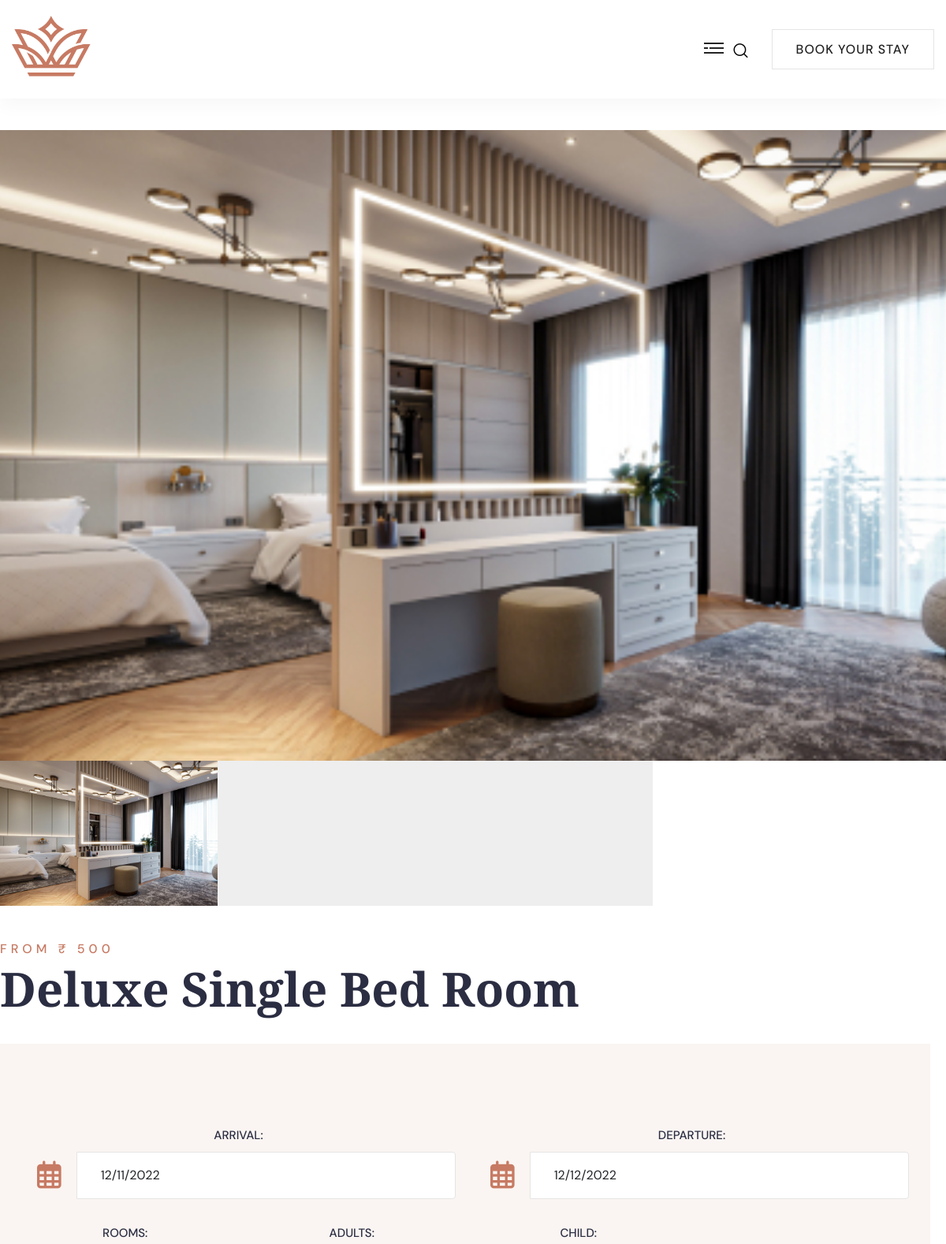
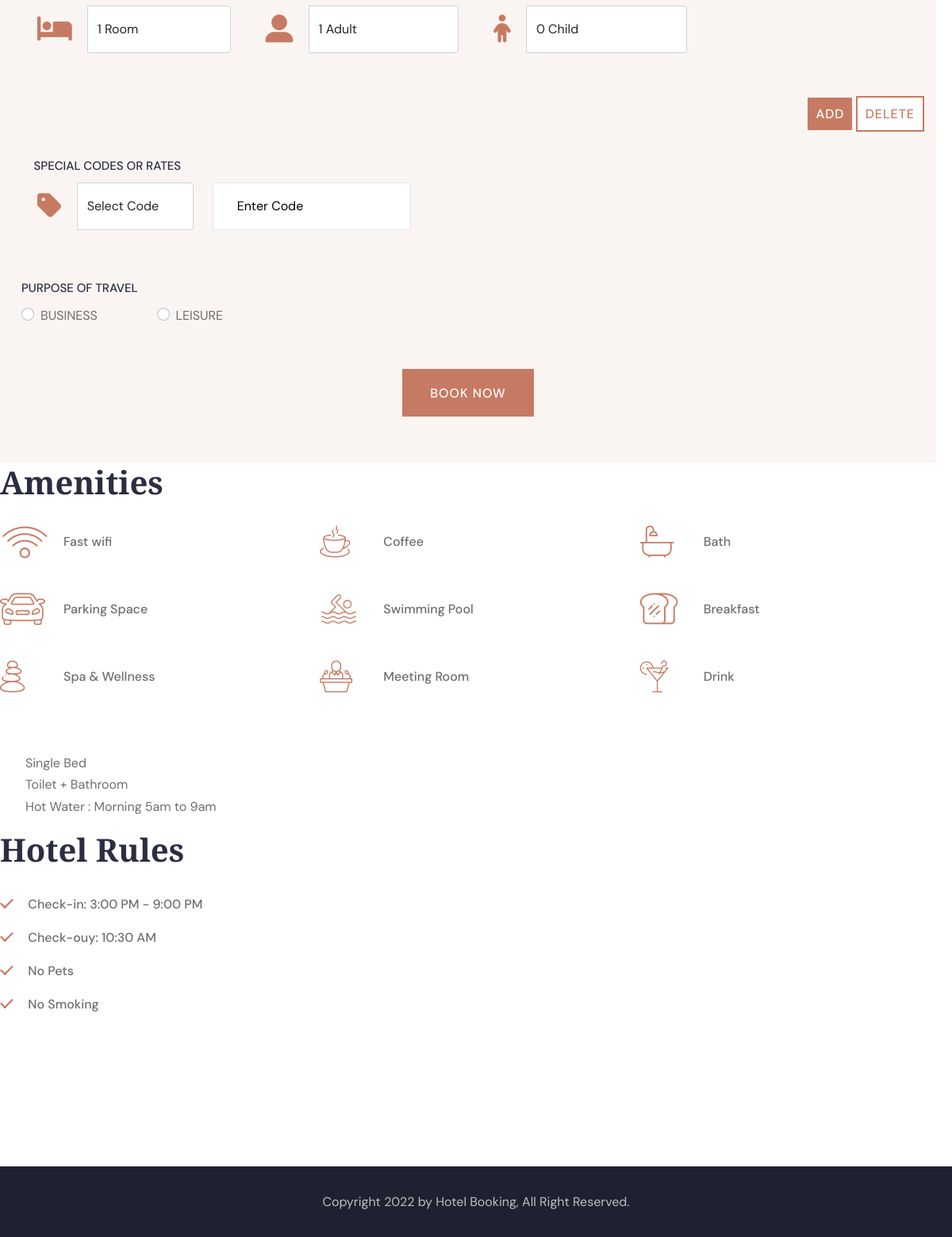
The app's page /room-details/4 with its own data (2 pictures, top to bottom).
### tables this page shows
CREATE TABLE `ldg_rooms` (
  `roomId` int(11) NOT NULL,
  `roomNumber` varchar(50) NOT NULL,
  `roomSizeId` int(11) NOT NULL COMMENT 'FK : ldg_room_sizes',
  `floorId` tinyint(4) NOT NULL COMMENT 'FK : ldg_floor',
  `images` text NOT NULL,
  `no_of_rooms` int(11) NOT NULL DEFAULT '1',
  `no_of_adults` int(10) NOT NULL,
  `no_of_childs` int(10) NOT NULL,
  `isDeleted` tinyint(4) NOT NULL DEFAULT '0',
  `createdBy` int(11) NOT NULL DEFAULT '0',
  `createdDtm` datetime NOT NULL,
  `updatedBy` int(11) DEFAULT NULL,
  `updatedDtm` datetime DEFAULT NULL
);

CREATE TABLE `ldg_room_base_fare` (
  `bfId` bigint(20) NOT NULL,
  `sizeId` int(11) NOT NULL,
  `baseFareHour` double NOT NULL,
  `baseFareDay` double NOT NULL,
  `serviceTax` double NOT NULL,
  `serviceCharge` double NOT NULL,
  `fareTotal` double NOT NULL,
  `isDeleted` tinyint(4) NOT NULL DEFAULT '0',
  `createdBy` int(11) NOT NULL,
  `createdDtm` datetime NOT NULL,
  `updatedBy` int(11) DEFAULT NULL,
  `updatedDtm` datetime DEFAULT NULL
);

CREATE TABLE `ldg_room_sizes` (
  `sizeId` int(11) NOT NULL,
  `sizeTitle` varchar(512) NOT NULL,
  `sizeDescription` text NOT NULL,
  `isDeleted` tinyint(4) NOT NULL DEFAULT '0',
  `createdBy` int(11) NOT NULL DEFAULT '0',
  `createdDtm` datetime NOT NULL,
  `updatedBy` int(11) DEFAULT NULL,
  `updatedDtm` datetime DEFAULT NULL
);

### application/views/room_details.php (the view, shortened to what the rows shown need)
<form class="row" action="<?php echo base_url('form_submit/'.$id);?>" method="POST">
<section class="section-padding" style="padding-top:40px">
    <div class="auto-container">
        <div class="row">
            <div class="col-lg-12 pe-lg-35">
                <div class="single-post"> <span class="section_heading_title_small">FROM ₹ <?php echo $roomRecords->baseFareDay;?> </span>
                    <h2 class="mb_40"> <?php echo $roomRecords->sizeTitle;?> </h2>
                    <div class="hotel-booking-form-1 gray-bg">
                        <div class="auto-container">
                        </div>
                    </div>
                    <h3 class="fs_40 mb_30">Amenities</h3>
                    <div class="row mb_30">
                        <div class="col-md-4 col-sm-6 mb_45">
                        </div>
                        <div class="col-md-4 col-sm-6 mb_45">
                        </div>
                        <div class="col-md-4 col-sm-6 mb_45">
                        </div>
                        <div class="col-md-4 col-sm-6 mb_45">
                        </div>
                        <div class="col-md-4 col-sm-6 mb_45">
                        </div>
                        <div class="col-md-4 col-sm-6 mb_45">
                        </div>
                        <div class="col-md-4 col-sm-6 mb_45">
                        </div>
                        <div class="col-md-4 col-sm-6 mb_45">
                        </div>
                        <div class="col-md-4 col-sm-6 mb_45">
                        </div>
                    </div>
                    <div class="row">
                        <div class="col-md-12">
                            <?php echo $roomRecords->sizeDescription;?>
                        </div>
                    </div>
                    <h3 class="fs_40 mb_30">Hotel Rules</h3>
                    <ul class="list-2 mb_70">
                        <li> <i class="icon-23"></i>Check-in: 3:00 PM - 9:00 PM </li>
                        <li> <i class="icon-23"></i>Check-ouy: 10:30 AM </li>
                        <li> <i class="icon-23"></i>No Pets </li>
                        <li> <i class="icon-23"></i>No Smoking </li>
                    </ul>
                </div>
            </div>
        </div>
    </div>
</section>
</form>

### records on screen
ldg_rooms: ldg_room_base_fare.baseFareDay "500", ldg_room_sizes.sizeTitle "Deluxe Single Bed Room", ldg_room_sizes.sizeDescription "Single Bed Toilet + Bathroom Hot Water : Morning 5am to 9am"

### other values on screen
form field adult0 "1 Adult"
